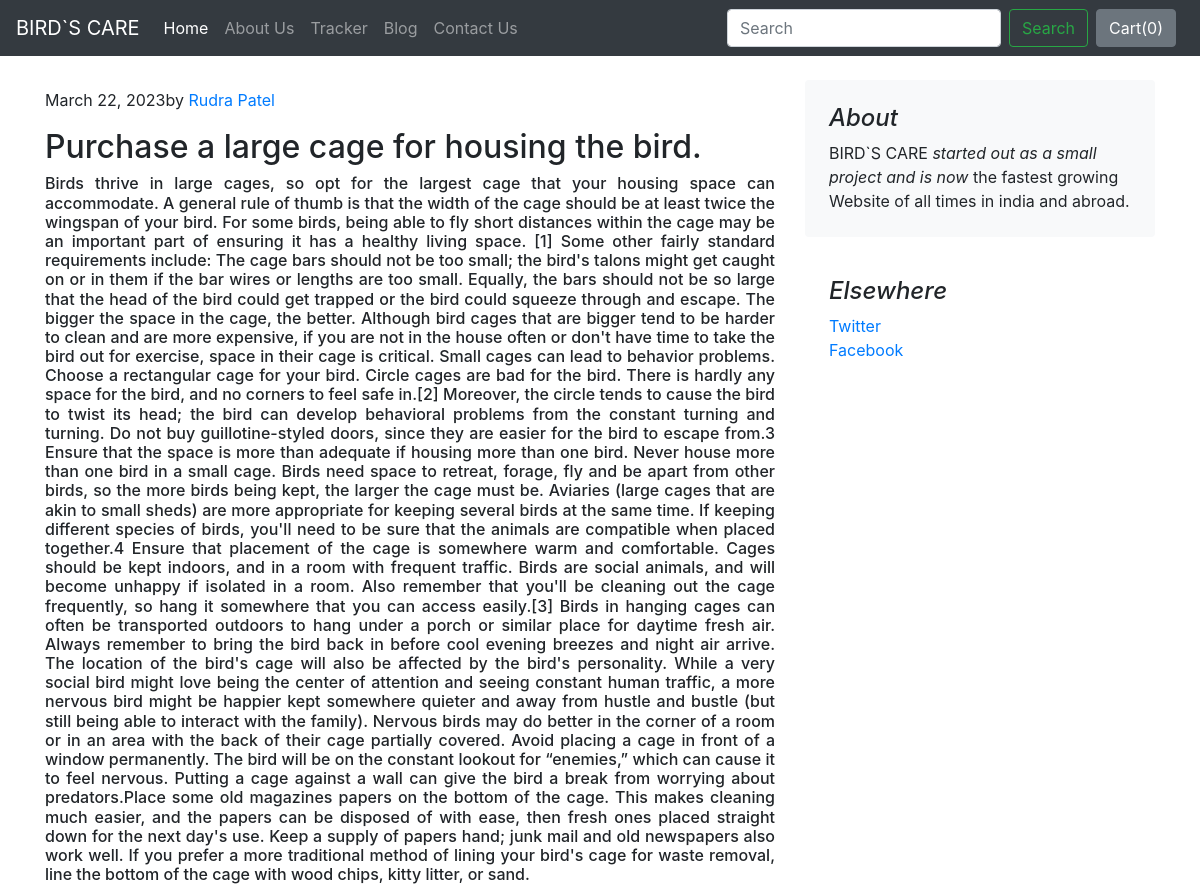
Page /blog/blogpost/8 on the committed database.
### blog/models.py (models this page shows)
class Blogpost(models.Model):
    post_id = models.AutoField(primary_key= True)
    tilte = models.CharField(max_length=5000)
    head0 = models.CharField(max_length=50000000, default="")
    head1 = models.CharField(max_length=500000000, default="")
    chead0 = models.CharField(max_length=5000000000000, default="")
    pub_date = models.DateField()
    thumbnail = models.ImageField(upload_to='shop/images', default="")
    def __str__(self):
        return self.tilte

### blog/views.py (the view)
# urls.py: path("blogpost/<int:id>", views.blogpost, name="blogHome")
def blogpost(request, id):
    post = Blogpost.objects.filter(post_id=id)[0]
    print(post)
    return render(request, 'blog/blogpost.html', {'post': post})

### blog/templates/blog/blogpost.html (shortened to what this page needs)
{% extends 'blog/basic.html' %}
{% block body %}
<div class="container">
    <div class="row mt-4">
        <div class="col-md-8 blog-main">
            <div class="blog-post">
                <p class="blog-post-meta">{{post.pub_date}}by <a href="#">Rudra Patel</a></p>
               <h2>{{post.head1}}</h2>
               <h6 style="text-align:justify;">{{post.chead0}}</h6>
            </div>
        </div>
        <aside class="col-md-4 blog-sidebar">
            <div class="p-4 mb-3 bg-light rounded">
                <h4 class="font-italic">About</h4>
                <p class="mb-0">BIRD`S CARE <em>started out as a small project and is now</em> the fastest growing Website of all times in india and abroad.</p>
            </div>
            <div class="p-4">
                <h4 class="font-italic">Elsewhere</h4>
                <ol class="list-unstyled">
                    <li><a href="#">Twitter</a></li>
                    <li><a href="#">Facebook</a></li>
                </ol>
            </div>
        </aside>
    </div>
</div>
{% endblock %}

### rows in the picture
Blogpost: pub_date "March 22, 2023", head1 "Purchase a large cage for housing the bird.", chead0 "Birds thrive in large cages, so opt for the largest cage that your housing space can accommodate. A general rule of thumb is that the width of the cage should be at least twice the wingspan of your bird. For some birds, being able to fly short distances within the cage may be an important part of ensuring it has a healthy living space. [1] Some other fairly standard requirements include: The cage bars should not be too small; the bird's talons might get caught on or in them if the bar wires or lengths are too small. Equally, the bars should not be so large that the head of the bird could get trapped or the bird could squeeze through and escape. The bigger the space in the cage, the better.…"
